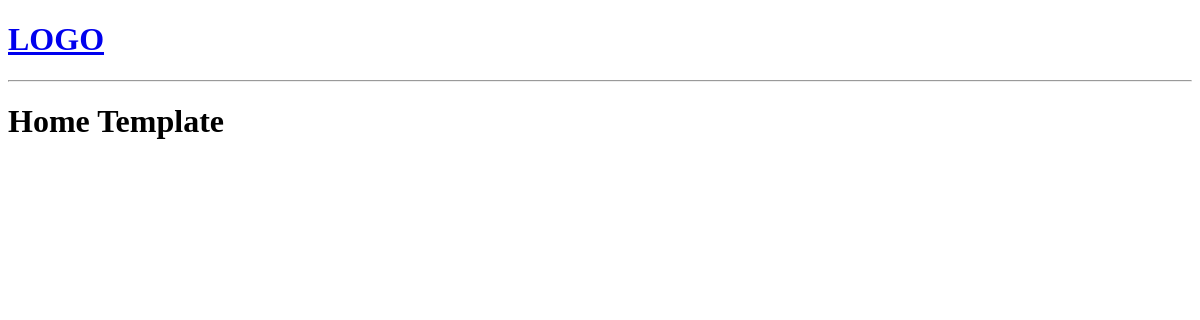
Before: / with the older database file.
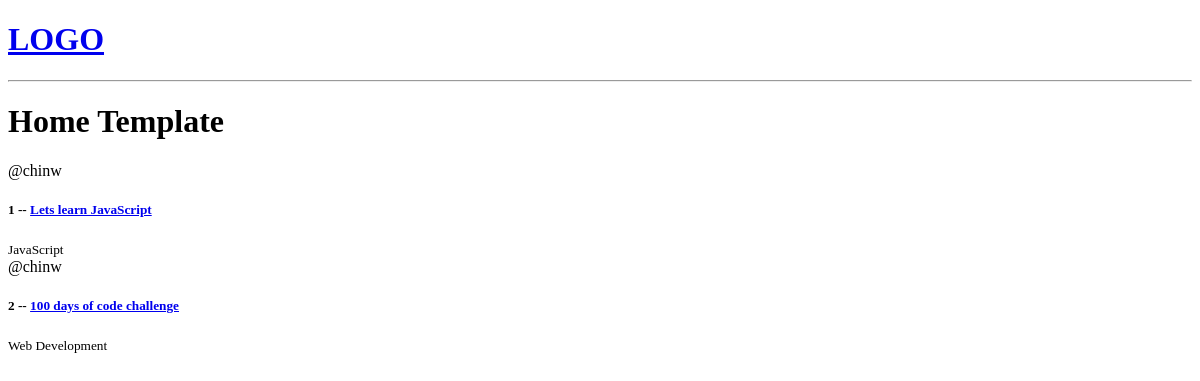
After: the same page with the newer database file.
### base/models.py (models this page shows, shortened)
class Room(models.Model):
    host = models.ForeignKey(User, on_delete=models.SET_NULL, null=True)
    topic = models.ForeignKey(Topic, on_delete=models.SET_NULL, null=True)
    name = models.CharField(max_length=200)  # Changed from max_Length to max_length
    description = models.TextField(null=True, blank=True)
    updated = models.DateTimeField(auto_now=True)
    created = models.DateTimeField(auto_now_add=True)

class Topic(models.Model):
    name = models.CharField(max_length=200)  # Changed from max_Length to max_length

### base/views.py (the view)
# urls.py: path('', views.home, name="home"),
def home(request):
    rooms = Room.objects.all()
    context = {'rooms': rooms}
    return render(request, 'base/home.html', context)

### base/templates/base/home.html
{% extends 'main.html' %}
{% block content %}
<h1>Home Template</h1>
<div>
    <div>
        {% for room in rooms %}
            <div>
                <span>@{{room.host.username}}</span>
                <h5>{{room.id}} -- <a href="{% url 'room' room.id %}">{{room.name}}</a></h5>
                <small>{{room.topic.name}}</small>
            </div>
        {% endfor %}
    </div>
</div>
{% endblock content %}

### templates/main.html (shortened to what this page needs)
<!DOCTYPE html>
<html lang="en">
<head>
</head>
<body>
    {% include 'navbar.html' %}
    {% block content %}
    {% endblock %}
</body>
</html>

### templates/navbar.html
<a href="/">
    <h1>LOGO</h1>
</a>
<hr>

Changed rows visible on the page:
added Room: host.username "chinw", id "1", name "Lets learn JavaScript", topic.name "JavaScript"
added Room: host.username "chinw", id "2", name "100 days of code challenge", topic.name "Web Development"
